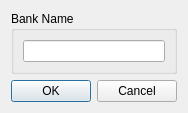
<?xml version="1.0" encoding="UTF-8"?>
<ui version="4.0">
 <class>DlgAddBank</class>
 <widget class="QDialog" name="DlgAddBank">
  <property name="geometry">
   <rect>
    <x>0</x>
    <y>0</y>
    <width>176</width>
    <height>91</height>
   </rect>
  </property>
  <property name="windowTitle">
   <string>Add bbb</string>
  </property>
  <property name="modal">
   <bool>true</bool>
  </property>
  <layout class="QVBoxLayout" name="verticalLayout">
   <property name="spacing">
    <number>6</number>
   </property>
   <item>
    <widget class="QGroupBox" name="groupBox">
     <property name="title">
      <string>Bank Name</string>
     </property>
     <layout class="QHBoxLayout" name="horizontalLayout">
      <item>
       <widget class="aLineEdit" name="m_pBankName"/>
      </item>
     </layout>
    </widget>
   </item>
   <item>
    <widget class="QDialogButtonBox" name="buttonBox">
     <property name="orientation">
      <enum>Qt::Orientation::Horizontal</enum>
     </property>
     <property name="standardButtons">
      <set>QDialogButtonBox::StandardButton::Cancel|QDialogButtonBox::StandardButton::Ok</set>
     </property>
    </widget>
   </item>
  </layout>
 </widget>
 <customwidgets>
  <customwidget>
   <class>aLineEdit</class>
   <extends>QLineEdit</extends>
   <header location="global">aLineEdit.h</header>
  </customwidget>
 </customwidgets>
 <resources/>
 <connections>
  <connection>
   <sender>buttonBox</sender>
   <signal>accepted()</signal>
   <receiver>DlgAddBank</receiver>
   <slot>accept()</slot>
   <hints>
    <hint type="sourcelabel">
     <x>248</x>
     <y>254</y>
    </hint>
    <hint type="destinationlabel">
     <x>157</x>
     <y>274</y>
    </hint>
   </hints>
  </connection>
  <connection>
   <sender>buttonBox</sender>
   <signal>rejected()</signal>
   <receiver>DlgAddBank</receiver>
   <slot>reject()</slot>
   <hints>
    <hint type="sourcelabel">
     <x>316</x>
     <y>260</y>
    </hint>
    <hint type="destinationlabel">
     <x>286</x>
     <y>274</y>
    </hint>
   </hints>
  </connection>
 </connections>
</ui>
